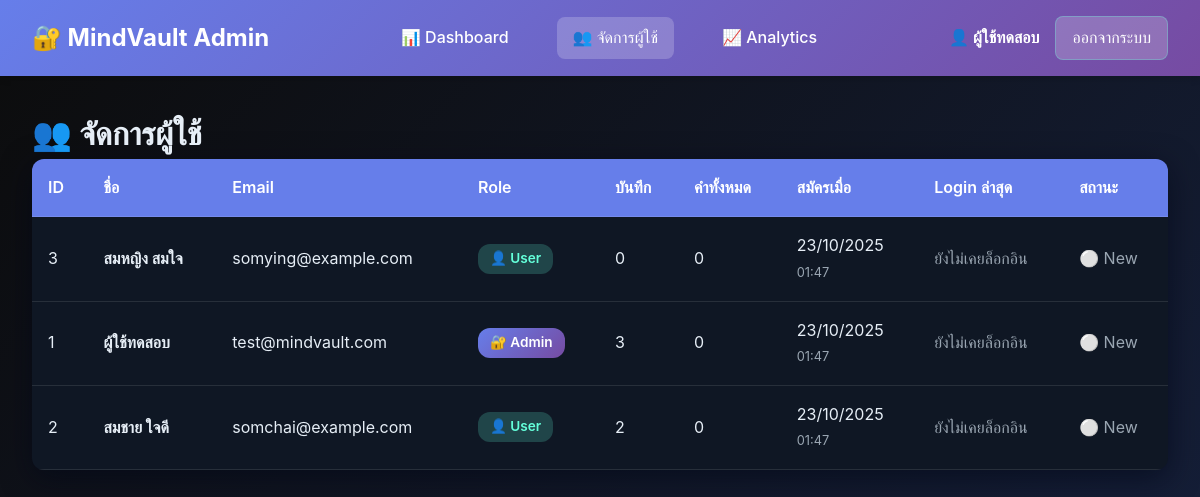
Before: /admin/manage_users.php (signed in) with the older database file.
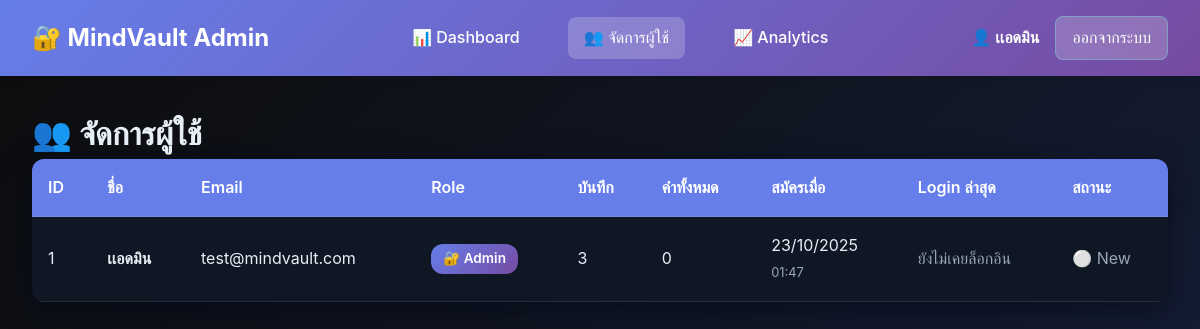
After: the same page with the newer database file.
### tables this page shows
CREATE TABLE IF NOT EXISTS users (
    id INT AUTO_INCREMENT PRIMARY KEY,
    name VARCHAR(100) NOT NULL,
    email VARCHAR(100) NOT NULL UNIQUE,
    password VARCHAR(255) NOT NULL,
    role ENUM('user', 'admin') DEFAULT 'user',
    last_login TIMESTAMP NULL,
    created_at TIMESTAMP DEFAULT CURRENT_TIMESTAMP,
    updated_at TIMESTAMP DEFAULT CURRENT_TIMESTAMP ON UPDATE CURRENT_TIMESTAMP
);

### admin/manage_users.php (the view, shortened to what this page needs)
<?php
require_once '../includes/db.php';
$current_page = 'users';
$users_query = "
    SELECT
        u.id,
        u.name,
        u.email,
        u.role,
        u.created_at,
        u.last_login,
        COUNT(DISTINCT e.id) as total_entries,
        COALESCE(SUM(e.word_count), 0) as total_words
    FROM users u
    LEFT JOIN entries e ON u.id = e.user_id
    GROUP BY u.id, u.name, u.email, u.role, u.created_at, u.last_login
    ORDER BY u.created_at DESC
";
$users = $conn->query($users_query);
include 'includes/header.php';
?>
<h1>👥 จัดการผู้ใช้</h1>
<div class="data-table">
    <table>
        <thead>
            <tr>
                <th>ID</th>
                <th>ชื่อ</th>
                <th>Email</th>
                <th>Role</th>
                <th>บันทึก</th>
                <th>คำทั้งหมด</th>
                <th>สมัครเมื่อ</th>
                <th>Login ล่าสุด</th>
                <th>สถานะ</th>
            </tr>
        </thead>
        <tbody>
            <?php while($user = $users->fetch_assoc()): ?>
            <tr>
                <td><?php echo $user['id']; ?></td>
                <td>
                    <strong><?php echo htmlspecialchars($user['name']); ?></strong>
                </td>
                <td><?php echo htmlspecialchars($user['email']); ?></td>
                <td>
                    <?php if($user['role'] == 'admin'): ?>
                        <span class="badge badge-admin">🔐 Admin</span>
                    <?php else: ?>
                        <span class="badge badge-user">👤 User</span>
                    <?php endif; ?>
                </td>
                <td><?php echo number_format($user['total_entries']); ?></td>
                <td><?php echo number_format($user['total_words']); ?></td>
                <td>
                    <?php echo date('d/m/Y', strtotime($user['created_at'])); ?><br>
                    <small style="color: var(--muted);"><?php echo date('H:i', strtotime($user['created_at'])); ?></small>
                </td>
                <td>
                    <?php if($user['last_login']): ?>
                        <?php echo date('d/m/Y', strtotime($user['last_login'])); ?><br>
                        <small style="color: var(--muted);"><?php echo date('H:i', strtotime($user['last_login'])); ?></small>
                    <?php else: ?>
                        <span style="color: var(--muted);">ยังไม่เคยล็อกอิน</span>
                    <?php endif; ?>
                </td>
                <td>
                    <?php
                    if($user['last_login'] && strtotime($user['last_login']) > strtotime('-7 days')):
                    ?>
                        <span style="color: #4caf50; font-weight: 600;">🟢 Active</span>
                    <?php elseif($user['last_login']): ?>
                        <span style="color: var(--muted);">⚪ Inactive</span>
                    <?php else: ?>
                        <span style="color: var(--muted);">⚪ New</span>
                    <?php endif; ?>
                </td>
            </tr>
            <?php endwhile; ?>
        </tbody>
    </table>
</div>
    </div>
</body>
</html>

### admin/includes/header.php (shortened to what this page needs)
<!DOCTYPE html>
<html lang="th">
<head>
    <link rel="stylesheet" href="../assets/css/dashboard.css">
</head>
<body>
    <div class="admin-header">
        <div class="admin-header-content">
            <div class="admin-logo">
                🔐 MindVault Admin
            </div>
            <nav class="admin-nav">
                <a href="index.php" class="<?php echo ($current_page ?? '') == 'dashboard' ? 'active' : ''; ?>">
                    📊 Dashboard
                </a>
                <a href="manage_users.php" class="<?php echo ($current_page ?? '') == 'users' ? 'active' : ''; ?>">
                    👥 จัดการผู้ใช้
                </a>
                <a href="analytics.php" class="<?php echo ($current_page ?? '') == 'analytics' ? 'active' : ''; ?>">
                    📈 Analytics
                </a>
            </nav>
            <div class="admin-user-info">
                <span class="admin-user-name">👤 <?php echo htmlspecialchars($_SESSION['admin_name'] ?? 'Admin'); ?></span>
                <a href="logout.php" class="logout-btn">ออกจากระบบ</a>
            </div>
        </div>
    </div>
    <div class="admin-content">

### assets/css/dashboard.css (style rules this page uses)
:root { --bg: #0b0f1a; --card: #0f1724; --accent: #64ffda; --accent-light: #4fc3f7; --muted: #9aa6b2; --text: #e6eef6; --success: #4caf50; --error: #f44336; --warning: #ff9800; --radius: 12px; --shadow: 0 8px 30px rgba(2, 6, 23, 0.6); --shadow-hover: 0 12px 40px rgba(2, 6, 23, 0.8); }
* { margin: 0; padding: 0; box-sizing: border-box; }
body { background: linear-gradient(135deg, #0c0c0c, #16213e); font-family: 'Inter', system-ui, -apple-system, Arial, sans-serif; color: var(--text); line-height: 1.6; min-height: 100vh; }
.logout-btn { color: var(--accent); text-decoration: none; padding: 0.5rem 1rem; border: 1px solid rgba(100, 255, 218, 0.3); border-radius: 6px; transition: all 0.3s ease; }

### admin/includes/header.php (style rules this page uses)
:root { --admin-primary: #667eea; --admin-secondary: #764ba2; --admin-accent: #f093fb; }
.admin-header { background: linear-gradient(135deg, var(--admin-primary) 0%, var(--admin-secondary) 100%); padding: 1rem 2rem; color: white; box-shadow: 0 4px 6px rgba(0,0,0,0.1); }
.admin-header-content { max-width: 1400px; margin: 0 auto; display: flex; justify-content: space-between; align-items: center; }
.admin-logo { font-size: 1.5rem; font-weight: 700; display: flex; align-items: center; gap: 10px; }
.admin-nav { display: flex; gap: 2rem; align-items: center; }
.admin-nav a { color: white; text-decoration: none; padding: 0.5rem 1rem; border-radius: 8px; transition: all 0.3s; font-weight: 500; }
.admin-nav a:hover, .admin-nav a.active { background: rgba(255,255,255,0.2); }
.admin-user-info { display: flex; align-items: center; gap: 1rem; }
.admin-user-name { font-weight: 600; }
.logout-btn { background: rgba(255,255,255,0.2); padding: 0.5rem 1rem; border-radius: 8px; text-decoration: none; color: white; transition: all 0.3s; }
.admin-content { max-width: 1400px; margin: 2rem auto; padding: 0 2rem; }
.data-table { background: var(--card); border-radius: var(--radius); overflow: hidden; box-shadow: var(--shadow); }
.data-table table { width: 100%; border-collapse: collapse; }
.data-table th, .data-table td { padding: 1rem; text-align: left; border-bottom: 1px solid rgba(255,255,255,0.1); }
.data-table th { background: var(--admin-primary); color: white; font-weight: 600; }
.badge { display: inline-block; padding: 0.25rem 0.75rem; border-radius: 12px; font-size: 0.85rem; font-weight: 600; }
.badge-admin { background: linear-gradient(135deg, #667eea, #764ba2); color: white; }
.badge-user { background: rgba(100, 255, 218, 0.2); color: var(--accent); }

### admin/manage_users.php (style rules this page uses)
small { font-size: 0.8em; }

Changed rows visible on the page:
removed users: id "3", name "สมหญิง สมใจ", email "somying@example.com", role "👤 User", total_entries "0", total_words "0", created_at "23/10/2025", created_at "01:47", shows "ยังไม่เคยล็อกอิน", shows "⚪ New"
removed users: id "2", name "สมชาย ใจดี", email "somchai@example.com", role "👤 User", total_entries "2", total_words "0", created_at "23/10/2025", created_at "01:47", shows "ยังไม่เคยล็อกอิน", shows "⚪ New"
changed users "test@mindvault.com": name "ผู้ใช้ทดสอบ" → "เเอดมิน"
Other visible differences:
$_SESSION['admin_name']: "ผู้ใช้ทดสอบ" → "เเอดมิน"
